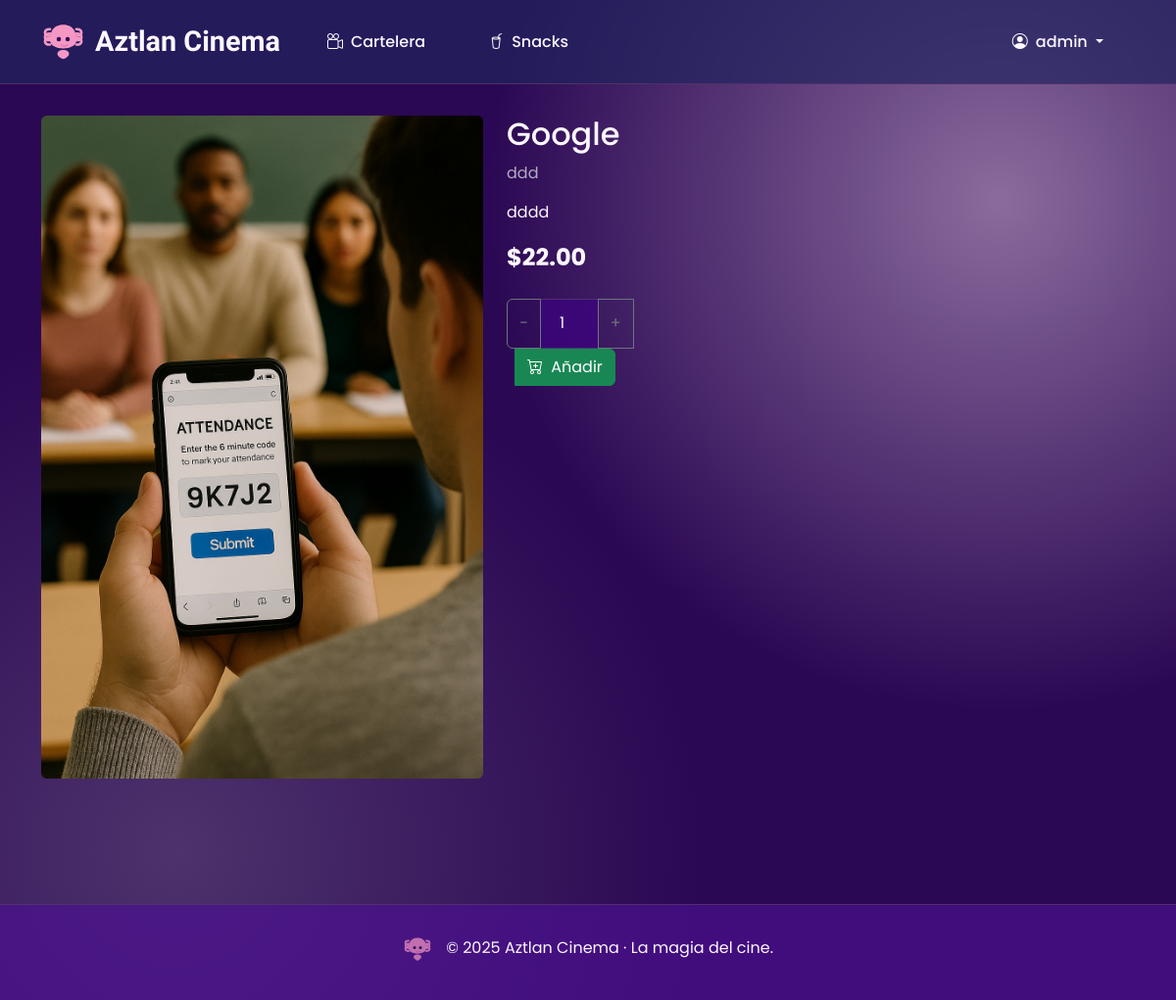
The app's page /snacks/1/ (signed in) with its own data.
### cinema/models.py (models this page shows, shortened)
class TimeStampedModel(models.Model):
   created = models.DateTimeField(auto_now_add=True)
   updated = models.DateTimeField(auto_now=True)
   class Meta:
       abstract = True
       ordering = ('-created',)

class SnackItem(TimeStampedModel):
   category      = models.ForeignKey(SnackCategory, on_delete=models.PROTECT, related_name='items')
   name          = models.CharField(max_length=100)
   description   = models.TextField(blank=True)
   price         = models.DecimalField(max_digits=6, decimal_places=2)
   image         = models.ImageField(upload_to='snacks/', blank=True)
   is_available  = models.BooleanField(default=True)

class SnackCategory(models.Model):
   name = models.CharField(max_length=80)

### cinema/views.py (the view, shortened to what this page needs)
# urls.py: path("snacks/<int:pk>/", SnackDetailView.as_view(), name="snack_detail"),
class SnackDetailView(LoginRequiredMixin, DetailView):
   model = SnackItem
   template_name = "snack_detail.html"
   context_object_name = "snack"
   login_url = 'login'

### cinema/templates/snack_detail.html (shortened to what this page needs)
{% extends "baseHome.html" %}
{% load static %}
{% block content %}
 <div class="row gy-4">
   <div class="col-md-5 text-center">
     {% if snack.image %}
       <img src="{{ snack.image.url }}" class="img-fluid rounded" alt="{{ snack.name }}">
     {% else %}
       <img src="{% static 'img/no-snack.svg' %}"
            class="img-fluid rounded"
            alt="Sin imagen">
     {% endif %}
   </div>
   <div class="col-md-7">
     <h2>{{ snack.name }}</h2>
     <p class="text-muted">{{ snack.category.name }}</p>
     <p>{{ snack.description }}</p>
     <p class="fs-4 fw-bold mb-4">${{ snack.price }}</p>
     <form method="post">
       <div class="input-group mb-3" style="max-width:160px;">
         <button type="button" class="btn btn-outline-secondary"
                 onclick="this.nextElementSibling.stepDown()">
           &minus;
         </button>
         <input type="number"
                name="qty"
                value="1"
                min="1"
                class="form-control text-center"
                style="max-width:60px;">
         <button type="button" class="btn btn-outline-secondary"
                 onclick="this.previousElementSibling.stepUp()">
           &#43;
         </button>
         <button class="btn btn-success ms-2">
           <i class="bi bi-cart-plus me-1"></i>
           Añadir
         </button>
       </div>
     </form>
   </div>
 </div>
{% endblock %}

### templates/baseHome.html (shortened to what this page needs)
{% load static %}
<!DOCTYPE html>
<html lang="es" data-bs-theme="dark">
<head>
    <link href="https://cdn.jsdelivr.net/npm/bootstrap@5.3.3/dist/css/bootstrap.min.css" rel="stylesheet">
    <link href="https://cdn.jsdelivr.net/npm/bootstrap-icons@1.11.3/font/bootstrap-icons.css" rel="stylesheet">
</head>
<body>
    <div class="bubbles">
    </div>
    <nav class="navbar navbar-expand-lg">
        <div class="container">
            <a class="navbar-brand d-flex align-items-center" href="{% url 'home' %}">
                Aztlan Cinema
            </a>
            <div id="nav" class="collapse navbar-collapse">
                <ul class="navbar-nav me-auto mb-2 mb-lg-0">
                    <li class="nav-item">
                        <a class="nav-link{% if request.resolver_match.url_name == 'home' %} active{% endif %}" href="{% url 'home' %}">
                            <i class="bi bi-camera-reels me-2"></i>Cartelera
                        </a>
                    </li>
                    <li class="nav-item">
                        <a class="nav-link{% if request.resolver_match.url_name == 'snack_list' %} active{% endif %}" href="{% url 'snack_list' %}">
                            <i class="bi bi-cup-straw me-2"></i>Snacks
                        </a>
                    </li>
                </ul>
                <ul class="navbar-nav">
                    {% if request.user.is_authenticated %}
                        <li class="nav-item dropdown">
                            <a class="nav-link dropdown-toggle" href="#" role="button" data-bs-toggle="dropdown" aria-expanded="false">
                                <i class="bi bi-person-circle me-2"></i>{{ request.user.get_short_name|default:request.user.username }}
                            </a>
                        </li>
                    {% else %}
                        <li class="nav-item">
                            <a class="nav-link" href="{% url 'login' %}">
                                <i class="bi bi-box-arrow-in-right me-2"></i>Entrar
                            </a>
                        </li>
                    {% endif %}
                </ul>
            </div>
        </div>
    </nav>
    <main class="container">
        {% block content %}{% endblock %}
    </main>
    <footer class="text-center">
        <div class="container">
            <p class="mb-2">
                © {% now "Y" %} Aztlan Cinema · La magia del cine.
            </p>
        </div>
    </footer>
</body>
</html>

### templates/baseHome.html (style rules this page uses)
:root { --axolotl-deep-purple: #2b0853ff; --axolotl-mid-purple: #4D326C; --axolotl-soft-purple: #8B6B9D; --axolotl-pink: #F597C4; --axolotl-glow: #63E2D9; --axolotl-white: #FDF7FF; --body-font: 'Poppins', sans-serif; --title-font: 'Comfortaa', cursive; }
body { background-color: var(--axolotl-deep-purple); background-image: radial-gradient(circle at 15% 85%, var(--axolotl-mid-purple), transparent 40%), radial-gradient(circle at 85% 20%, var(--axolotl-soft-purple), transparent 40%); color: var(--axolotl-white); font-family: var(--body-font); min-height: 100vh; position: relative; overflow-x: hidden; }
.bubbles { position: fixed; top: 0; left: 0; width: 100%; height: 100%; overflow: hidden; z-index: -1; }
.navbar { background-color: rgba(34, 36, 95, 0.7); backdrop-filter: blur(10px); border-bottom: 1px solid var(--axolotl-mid-purple); padding: 1rem 0; position: sticky; top: 0; z-index: 1000; }
.navbar-brand { font-family: var(--title-font); font-weight: 700; font-size: 1.8rem; color: var(--axolotl-white); transition: color 0.3s ease; }
.axolotl-logo { width: 45px; margin-right: 10px; transition: transform 0.5s ease; }
.nav-link { color: var(--axolotl-white) !important; font-weight: 500; padding: 0.5rem 1.5rem !important; margin: 0 0.5rem; border-radius: 50px; transition: all 0.4s ease; position: relative; }
main { padding-top: 2rem; padding-bottom: 4rem; }
.form-control, .form-select { background-color: rgba(61, 4, 126, 0.8); border: 1px solid var(--axolotl-mid-purple); border-radius: 15px; color: var(--axolotl-white); padding: 0.8rem 1.2rem; }
footer { background-color: rgba(76, 17, 144, 0.7); border-top: 1px solid var(--axolotl-mid-purple); padding: 2rem 0; margin-top: 4rem; }
footer .axolotl-logo { width: 30px; opacity: 0.7; }

### records on screen
SnackItem: image (picture), name "Google", category.name "ddd", description "dddd", price "22.00"

### other values on screen
{{ request.user.get_short_name|default:request.user.username }} "admin"
